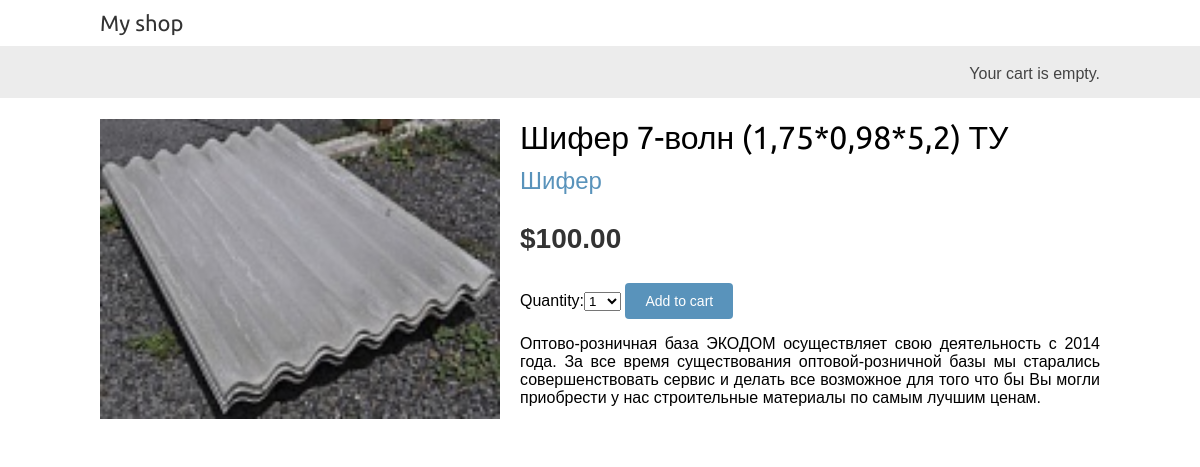
/1/shifer-7-voln-17509852-tu/, run on the app's committed database.
### shop/models.py (models this page shows, shortened)
class Product(models.Model):
    category = models.ForeignKey(Category,
                                 related_name='products',
                                 on_delete=models.CASCADE)
    name = models.CharField(max_length=200, db_index=True)
    slug = models.SlugField(max_length=200, db_index=True)
    image = models.ImageField(upload_to='products/%Y/%m/%d',
                              blank=True)
    description = models.TextField(blank=True)
    price = models.DecimalField(max_digits=10, decimal_places=2)
    available = models.BooleanField(default=True)
    created = models.DateTimeField(auto_now_add=True)
    updated = models.DateTimeField(auto_now=True)
    class Meta:
        ordering = ('name',)
        index_together = (('id', 'slug'),)

class Category(models.Model):
    name = models.CharField(max_length=200,
                            db_index=True)
    slug = models.SlugField(max_length=200,
                            unique=True)
    class Meta:
        ordering = ('name',)
        verbose_name = 'category'
        verbose_name_plural = 'categories'
    def __str__(self):
        return self.name
    def get_absolute_url(self):
        return reverse('shop:product_list_by_category',
                       args=[self.slug])

### shop/views.py (the view)
# urls.py: path('<int:id>/<slug:slug>/', views.product_detail, name='product_detail'),
def product_detail(request, id, slug):
    product = get_object_or_404(Product,
                                id=id,
                                slug=slug,
                                available=True)
    cart_product_form = CartAddProductForm()
    return render(request,
                  'shop/product/detail.html',
                  {'product': product,
                   'cart_product_form': cart_product_form})

### cart/forms.py
class CartAddProductForm(forms.Form):
    quantity = forms.TypedChoiceField(
                                choices=PRODUCT_QUANTITY_CHOICES,
                                coerce=int)
    override = forms.BooleanField(required=False,
                                  initial=False,
                                  widget=forms.HiddenInput)

### cart/cart.py (called while the page is built)
    def __len__(self):
        return sum(item['quantity'] for item in self.cart.values())

### cart/context_processors.py (called while the page is built)
def cart(request):
    return {'cart': Cart(request)}

### shop/templates/shop/product/detail.html (shortened to what this page needs)
{% extends "shop/base.html" %}
{% load static %}
{% block content %}
  <div class="product-detail">
    <img src="{% if product.image %}{{ product.image.url }}{% else %}
    {% static "img/no_image.png" %}{% endif %}">
    <h1>{{ product.name }}</h1>
    <h2>
      <a href="{{ product.category.get_absolute_url }}">
        {{ product.category }}
      </a>
    </h2>
    <p class="price">${{ product.price }}</p>
    <form action="{% url "cart:cart_add" product.id %}" method="post">
      {{ cart_product_form }}
      <input type="submit" value="Add to cart">
    </form>
    {{ product.description|linebreaks }}
  </div>
{% endblock %}

### shop/static/css/base.css (style rules this page uses)
body { margin:0; padding:0; font-family:helvetica, sans-serif; }
h1, h2, h3, h4, h5 , h6 { font-family: 'Ubuntu', sans-serif; font-weight:normal; }
a { text-decoration:none; color:#5993bb; }
a.button, input[type="submit"] { color:#fff; background:#5993bb; border-radius:4px; padding:10px 20px; font-size:14px; border:0; }
.product-detail { text-align:justify; }
.product-detail .price { color:#333; font-size:28px; font-weight:bold; }
.product-detail img { width:40%; float:left; padding:0 20px 20px 0; }
.product-detail h1 { margin-bottom:0; }
.product-detail h2 { margin-top:10px; }

### data on the page
Product: image (picture), name "Шифер 7-волн (1,75*0,98*5,2) ТУ", category "Шифер", price "100.00", description "Оптово-розничная база ЭКОДОМ осуществляет свою деятельность с 2014 года. За все время существования оптовой-розничной базы мы старались совершенствовать сервис и делать все возможное для того что бы Вы могли приобрести у нас строительные материалы по самым лучшим ценам."
